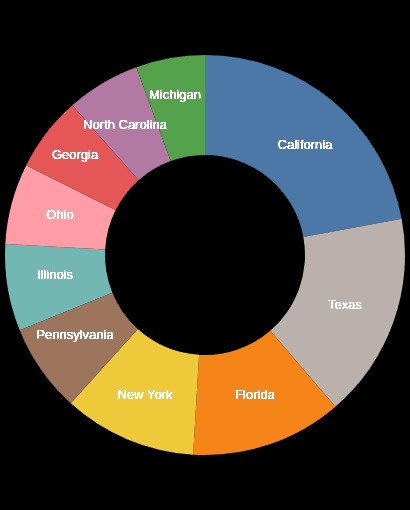

Vega-Lite specification stored for this chart:
### Vega-Lite specification from a JSON file in a GitHub repository (floating-point values rounded to 4 significant figures)
{"$schema": "https://vega.github.io/schema/vega-lite/v5.json", "view": {"stroke": "black"}, "width": 400, "height": 500, "data": {"values": [{"State": "California", "value": 39613493}, {"State": "Texas", "value": 29730311}, {"State": "Florida", "value": 21944577}, {"State": "New York", "value": 19299981}, {"State": "Pennsylvania", "value": 12804123}, {"State": "Illinois", "value": 12569321}, {"State": "Ohio", "value": 11714618}, {"State": "Georgia", "value": 10830007}, {"State": "North Carolina", "value": 10701022}, {"State": "Michigan", "value": 9992427}]}, "layer": [{"params": [{"name": "hover", "select": {"type": "point", "on": "mouseover"}}], "mark": {"type": "arc", "innerRadius": 100, "stroke": "white"}, "encoding": {"theta": {"field": "value", "type": "quantitative"}, "color": {"field": "State", "type": "nominal", "legend": null}, "tooltip": [{"field": "State", "type": "nominal", "title": "State"}, {"field": "value", "type": "quantitative", "title": "Total Population"}], "strokeWidth": {"condition": [{"param": "hover", "empty": false, "value": 3}], "value": 0}, "order": {"field": "value", "type": "quantitative", "sort": "descending"}}}, {"transform": [{"calculate": "'California'", "as": "text_annotation_raw"}, {"calculate": "split(datum.text_annotation_raw,';')", "as": "text_annotation"}], "mark": {"type": "text", "dx": 100, "dy": -110}, "encoding": {"text": {"field": "text_annotation"}, "color": {"value": "#FFFFFF"}, "size": {"value": 13}}}, {"transform": [{"calculate": "'Texas'", "as": "text_annotation_raw"}, {"calculate": "split(datum.text_annotation_raw,';')", "as": "text_annotation"}], "mark": {"type": "text", "dx": 140, "dy": 50}, "encoding": {"text": {"field": "text_annotation"}, "color": {"value": "#FFFFFF"}, "size": {"value": 13}}}, {"transform": [{"calculate": "'Pennsylvania'", "as": "text_annotation_raw"}, {"calculate": "split(datum.text_annotation_raw,';')", "as": "text_annotation"}], "mark": {"type": "text", "dx": -130, "dy": 80}, "encoding": {"text": {"field": "text_annotation"}, "color": {"value": "#FFFFFF"}, "size": {"value": 13}}}, {"transform": [{"calculate": "'Ohio'", "as": "text_annotation_raw"}, {"calculate": "split(datum.text_annotation_raw,';')", "as": "text_annotation"}], "mark": {"type": "text", "dx": -145, "dy": -40}, "encoding": {"text": {"field": "text_annotation"}, "color": {"value": "#FFFFFF"}, "size": {"value": 13}}}, {"transform": [{"calculate": "'North Carolina'", "as": "text_annotation_raw"}, {"calculate": "split(datum.text_annotation_raw,';')", "as": "text_annotation"}], "mark": {"type": "text", "dx": -80, "dy": -130}, "encoding": {"text": {"field": "text_annotation"}, "color": {"value": "#FFFFFF"}, "size": {"value": 13}}}, {"transform": [{"calculate": "'New York'", "as": "text_annotation_raw"}, {"calculate": "split(datum.text_annotation_raw,';')", "as": "text_annotation"}], "mark": {"type": "text", "dx": -60, "dy": 140}, "encoding": {"text": {"field": "text_annotation"}, "color": {"value": "#FFFFFF"}, "size": {"value": 13}}}, {"transform": [{"calculate": "'Michigan'", "as": "text_annotation_raw"}, {"calculate": "split(datum.text_annotation_raw,';')", "as": "text_annotation"}], "mark": {"type": "text", "dx": -30, "dy": -160}, "encoding": {"text": {"field": "text_annotation"}, "color": {"value": "#FFFFFF"}, "size": {"value": 13}}}, {"transform": [{"calculate": "'Illinois'", "as": "text_annotation_raw"}, {"calculate": "split(datum.text_annotation_raw,';')", "as": "text_annotation"}], "mark": {"type": "text", "dx": -150, "dy": 20}, "encoding": {"text": {"field": "text_annotation"}, "color": {"value": "#FFFFFF"}, "size": {"value": 13}}}, {"transform": [{"calculate": "'Georgia'", "as": "text_annotation_raw"}, {"calculate": "split(datum.text_annotation_raw,';')", "as": "text_annotation"}], "mark": {"type": "text", "dx": -130, "dy": -100}, "encoding": {"text": {"field": "text_annotation"}, "color": {"value": "#FFFFFF"}, "size": {"value": 13}}}, {"transform": [{"calculate": "'Florida'", "as": "text_annotation_raw"}, {"calculate": "split(datum.text_annotation_raw,';')", "as": "text_annotation"}], "mark": {"type": "text", "dx": 50, "dy": 140}, "encoding": {"text": {"field": "text_annotation"}, "color": {"value": "#FFFFFF"}, "size": {"value": 13}}}], "background": "balck"}
